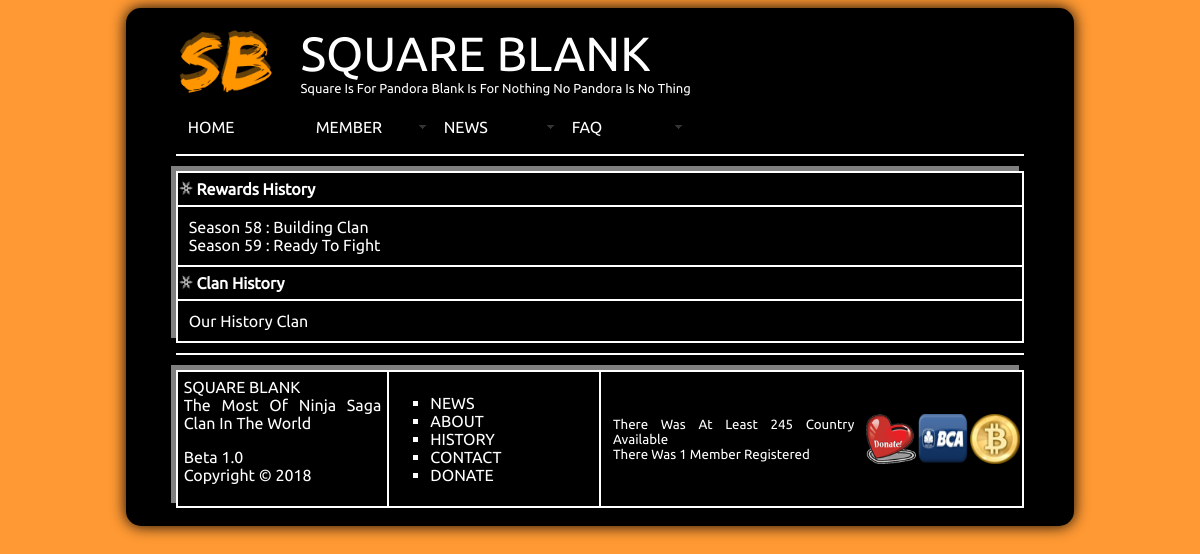
The page /history.php on the database its author committed.
### tables this page shows
CREATE TABLE IF NOT EXISTS `tb_clan_setting` (
  `name_clan_setting` varchar(250) NOT NULL,
  `description_clan_setting` text NOT NULL,
  PRIMARY KEY (`name_clan_setting`)
);

### history.php (the view, shortened to what this page needs)
<!DOCTYPE html PUBLIC "-//W3C//DTD XHTML 1.0 Transitional//EN" "http://www.w3.org/TR/xhtml1/DTD/xhtml1-transitional.dtd">
<html xmlns="http://www.w3.org/1999/xhtml">
<head>
</head>
<body>
<center>
<table class=header width="80%" height="100%" cellpading="0" cellspacing="0" border="0" bordercolor="white">
<tr>
<td>
<center>
<table width="90%" height="100%" cellpading="0" cellspacing="0" border="0" bordercolor="white">
<tr>
<td>
<?php
require("header.php");
?>
</td>
</tr>
<tr>
<td>
<hr color="white">
</td>
</tr>
<tr>
<td>
<div class="content">
<?php
print "
<table id=board class=navigation width=100% cellpading=0 cellspacing=0 border=1 bordercolor=white>
<tr id=rewards>
<td height=30px>
<img src=media/img/small_shuriken.png alt=x width=14px height=14px></img>
<strong>Rewards History</strong>
</td>
</tr>
<tr>
<td>
<div class=board>
";
$sql = mysql_query("SELECT description_clan_setting FROM tb_clan_setting WHERE name_clan_setting='clan_history_rewards'") or die (mysql_error());
$row = mysql_fetch_row($sql);
print $row[0];
print "
</div>
</td>
</tr>
<tr id=clan>
<td height=30px>
<img src=media/img/small_shuriken.png alt=x width=14px height=14px></img>
<strong>Clan History</strong>
</td>
</tr>
<tr>
<td>
<div class=board>
";
$sql = mysql_query("SELECT description_clan_setting FROM tb_clan_setting WHERE name_clan_setting='clan_history_clan'") or die (mysql_error());
$row = mysql_fetch_row($sql);
print $row[0];
print "
</div>
</td>
</tr>
</table>
";
?>
</div>
<hr color="white">
</td>
<tr>
<td>
<font color="white">
<?php
require("footer.php");
?>
</font>
</td>
</tr>
</table>
</center>
</td>
</tr>
</table>
</body>
</html>

### header.php (shortened to what this page needs)
<link href="css/settings.css" rel="stylesheet" type="text/css" />
<link href="css/SpryMenuBarHorizontal.css" rel="stylesheet" type="text/css" />
<?php
print "
<table width=600 height=100 cellpading=0 cellspacing=0 border=0 bordercolor=white>
<tr>
<td>
<img src=media/img/icon.png width=100 height=70 />
</td>
<td>
<font size=10 color=white>
";
$sql = mysql_query("SELECT description_clan_setting FROM tb_clan_setting WHERE name_clan_setting='clan_name'") or die (mysql_error());
$row = mysql_fetch_row($sql);
echo $row[0];
print "
</font>
<br>
<font color=white size=2>
";
$sql = mysql_query("SELECT description_clan_setting FROM tb_clan_setting WHERE name_clan_setting='clan_description'") or die (mysql_error());
$row = mysql_fetch_row($sql);
echo $row[0];
print "
</font>
</td>
</tr>
</table>
<ul id=MenuBarUtama class=MenuBarHorizontal>
<li><a href=index>HOME</a></li>
<li><a class=MenuBarItemSubmenu href=#>MEMBER</a>
<ul>
<li><a href=join>JOIN</a></li>
<li><a href=village>LOGIN</a></li>
</ul>
</li>
<li><a class=MenuBarItemSubmenu href=news>NEWS</a>
<ul>
<li><a href=news#board>BOARD</a></li>
<li><a href=news#recent>RECENT</a>
<ul>
";
print "
</ul>
</li>
</ul>
</li>
<li><a class=MenuBarItemSubmenu href=faq>FAQ</a>
<ul>
<li><a href=about>ABOUT</a>
<ul>
<li><a href=about#clan>CLAN</a></li>
<li><a href=about#web>WEB</a></li>
</ul>
</li>
<li><a href=history>HISTORY</a>
<ul>
<li><a href=history#rewards>REWARDS</a></li>
<li><a href=history#clan>CLAN</a></li>
</ul>
</li>
<li><a href=contact>CONTACT</a></li>
<li><a href=donate>DONATE</a></li>
</ul>
</li>
</ul>
";
?>

### footer.php (shortened to what this page needs)
<table class="navigation" width="100%" height="100" border="1" bordercolor="white" cellpading="0" cellspacing="0">
<tr>
<td width="25%">
<div class="portofolio">
<?php
$sql = mysql_query("SELECT description_clan_setting FROM tb_clan_setting WHERE name_clan_setting='clan_name'") or die (mysql_error());
$row = mysql_fetch_row($sql);
print $row[0];
print "<br>";
$sql = mysql_query("SELECT description_clan_setting FROM tb_clan_setting WHERE name_clan_setting='clan_about'") or die (mysql_error());
$row = mysql_fetch_row($sql);
print $row[0];
print "<p>";
$sql = mysql_query("SELECT description_clan_setting FROM tb_clan_setting WHERE name_clan_setting='clan_engine'") or die (mysql_error());
$row = mysql_fetch_row($sql);
print $row[0];
print "<br>";
print "Copyright &#169; " . date("Y") . "";
?>
</div>
</td>
<td width="25%">
<ul>
<li type="square"><a href="news.php" class="linknavigasibawah">NEWS</a></li>
<li type="square"><a href="about.php" class="linknavigasibawah">ABOUT</a></li>
<li type="square"><a href="history.php" class="linknavigasibawah">HISTORY</a></li>
<li type="square"><a href="contact.php" class="linknavigasibawah">CONTACT</a></li>
<li type="square"><a href="donate.php" class="linknavigasibawah">DONATE</a></li>
</ul>
</td>
<td width="50%">
<table width="100%" height="100%" cellpading="0" cellspacing="0" border="0" bordercolor="white">
<tr>
<td>
<div class="font_navigation">
<?php
echo "<small>";
$sql = mysql_query("SELECT COUNT(country_code) AS country_count FROM tb_clan_country") or die(mysql_error());
$row = mysql_fetch_row($sql);
if ($row[0] > 0) {
echo "There Was At Least $row[0] Country Available";
}
else {
echo "There Was Not Available Any Country At This Time";
}
echo "<br>";
$sql = mysql_query("SELECT COUNT(username_clan_member) AS username_count FROM tb_clan_member_head") or die(mysql_error());
$row = mysql_fetch_row($sql);
if ($row[0] > 0) {
echo "There Was $row[0] Member Registered";
}
else {
echo "There Was Not Available Any Member Yet";
}
echo "<br>";
?>
</div>
</td>
<td>
<a href="donate.php"><center><img class="footer" src="media/img/btn_heart_donate.png" alt="Donate" width="150" height="100"></center></a>
</td>
<td>
<a href="donate.php#bca"><center><img class="footer" src="media/img/btn_bca_donate.png" alt="Donate" width="150" height="100"></center></a>
</td>
<td>
<a href="donate.php#bitcoin"><center><img class="footer" src="media/img/btn_bitcoin_donate.png" alt="Donate" width="150" height="100"></center></a>
</td>
</tr>
</table>
</td>
</tr>
</table>

### css/settings.css (style rules this page uses)
body { background-color: #ff9933; font-family: "ubuntu_r"; }
a { color: white; text-decoration: none; }
.linknavigasibawah { font-size: 16px; font-style: bold }
.navigation { -moz-box-shadow: -5px -5px #FFF; -webkit-box-shadow: -5px -5px #FFF; box-shadow: -5px -5px gray; margin:5px 0px 10px 0px; }
div.content { font-family: "ubuntu_r"; color:white; text-align:justify; }
div.board { font-family: "ubuntu_r"; color:white; text-align:justify; padding:10px; }
div.font_navigation { font-family: "ubuntu_r"; color:white; text-align:justify; padding:10px; }
div.portofolio { font-family: "ubuntu_r"; color:white; text-align:justify; padding:5px; }
table.header { background-color:black; -moz-box-shadow: -0px -0px 15px #999; -webkit-box-shadow: -0px -0px 15px #999; -o-box-shadow: 0 0 15px #999; box-shadow: -0px -0px 15px; -moz-border-radius: 15px; -webkit-border-radius: 15px; -o-border-radius: 15px; border-radius: 15px; }
img.footer { width: 50px; height: 50px; -webkit-transition: width 2s, height 2s, -webkit-transform 2s; transition: width 2s, height 2s, transform 2s; }

### css/SpryMenuBarHorizontal.css (style rules this page uses)
ul.MenuBarHorizontal { margin: 0; padding: 0; list-style-type: none; font-size: 100%; cursor: default; width: auto; }
ul.MenuBarHorizontal li { margin: 0; padding: 0; list-style-type: none; font-size: 100%; position: relative; text-align: left; cursor: pointer; width: 8em; float: left; }
ul.MenuBarHorizontal a { display: block; cursor: pointer; background-color: #000; padding: 0.5em 0.75em; color: #FFF; text-decoration: none; }
ul.MenuBarHorizontal a.MenuBarItemSubmenu { background-image: url(SpryMenuBarDown.gif); background-repeat: no-repeat; background-position: 95% 50%; }

### rows shown on the page
tb_clan_setting: description_clan_setting "SQUARE BLANK"
tb_clan_setting: description_clan_setting "Square Is For Pandora Blank Is For Nothing No Pandora Is No Thing"
tb_clan_setting: description_clan_setting "Season 58 : Building Clan Season 59 : Ready To Fight"
tb_clan_setting: description_clan_setting "Our History Clan"
tb_clan_setting: description_clan_setting "The Most Of Ninja Saga Clan In The World"
tb_clan_setting: description_clan_setting "Beta 1.0"

### other values the page prints
$row[0] "245"
$row[0] "1"
